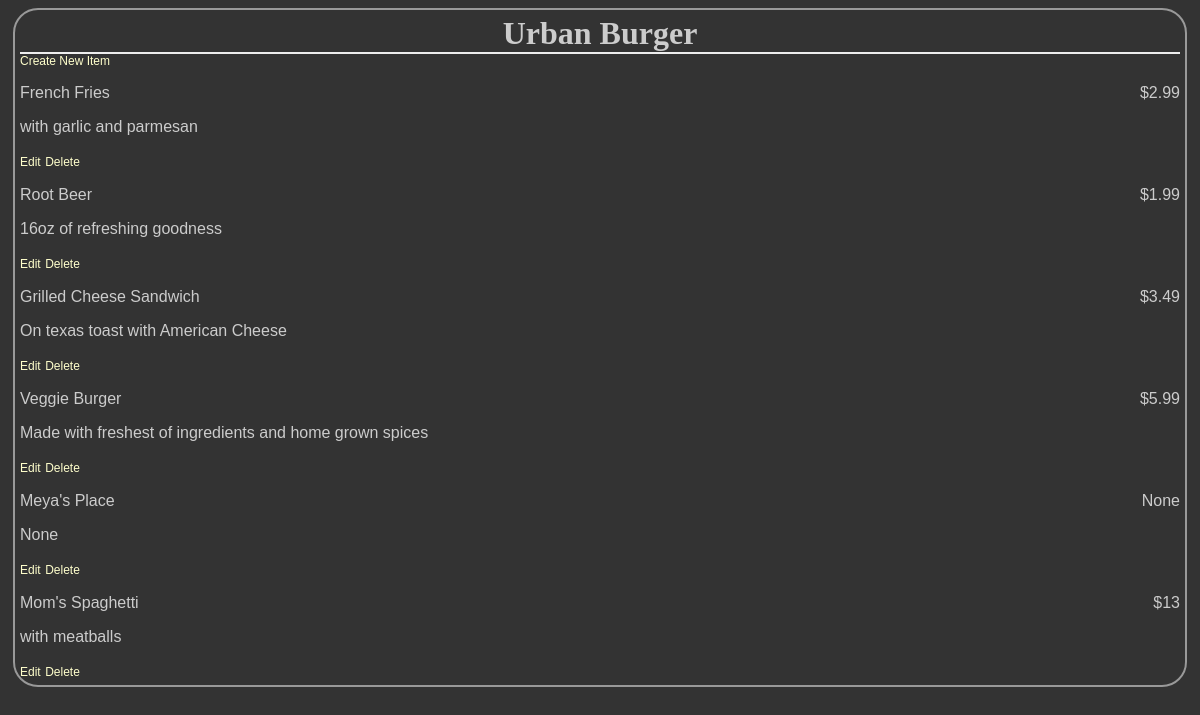
Page /restaurants/1/menu on the committed database.
### database_setup.py (models this page shows, shortened)
class Restaurant(Base):
    __tablename__ = 'restaurant'
    id = Column(Integer, primary_key=True)
    name = Column(String(250), nullable=False)

class MenuItem(Base):
    __tablename__ = 'menu_item'
    name = Column(String(80), nullable=False)
    id = Column(Integer, primary_key=True)
    description = Column(String(250))
    price = Column(String(8))
    course = Column(String(250))
    restaurant_id = Column(Integer, ForeignKey('restaurant.id'))
    restaurant = relationship(Restaurant)

### project.py (the view)
@app.route('/')
@app.route('/restaurants/<int:restaurant_id>/menu')
def restaurantMenu(restaurant_id):
    restaurant = session.query(Restaurant).filter_by(id=restaurant_id).one()
    items = session.query(MenuItem).filter_by(restaurant_id=restaurant_id)
    return render_template(
        'menu.html', restaurant=restaurant, items=items, restaurant_id=restaurant_id)

### templates/menu.html (shortened to what this page needs)
<html>
<head>
	<link rel=stylesheet type=text/css href="{{ url_for('static', filename='styling.css') }}">
	</head>
	<body>
	<div class = 'pane'>
		<div class = 'header'>
		<h1>{{ restaurant.name }}</h1>
	</div>
	<a href = '{{url_for('newMenuItem', restaurant_id = restaurant.id) }}'>Create New Item</a>
		{% for i in items %}
    <div class = 'nameAndPrice'>
		<span class = 'name'><p>{{i.name}}</p></span>
		<span class = 'price'>
		<p>{{i.price}} </p>
	</span>
	</div>
	<div class = 'description'>
		<p>{{i.description}}</p>
	</div>
	<div class = "editdeletepane">
	<a href='{{url_for('editMenuItem',restaurant_id = restaurant.id, menu_id=i.id)}}' >Edit</a>
	<a href='{{url_for('deleteMenuItem', restaurant_id = restaurant.id, menu_id=i.id)}}' >
	Delete</a>
	</div>
		{% endfor %}
</div>
	</body>
</html>

### static/styling.css (style rules this page uses)
body { font-family: sans-serif; background-color: #333333; background-image: url('https://cloud.githubusercontent.com/assets/9041401/6119508/7cbced14-b07e-11e4-9dbd-f01488203879.jpg') }
h1, h2, h3, h4 { color: #CCCCCC; }
h1, h2 { font-family: 'Georgia', serif; margin: 0; }
h1 { border-bottom: 2px solid #eee; }
p { color: #CCCCCC; }
a { text-decoration: none; color:#FFFFCC; font-size: .75em; }
.pane { position:center; left: 25%; border: 2px solid; border-radius: 25px; padding: 5px; margin: 5px; border-color: #999999; background-color: #333333; }
.header { left:50%; text-align: center; }
.name { width:50%;display: inline-block; float: left; }
.price { text-align: right; width:50%; float: right; }

### rows in the picture
Restaurant: name "Urban Burger"
MenuItem: name "French Fries", price "$2.99", description "with garlic and parmesan"
MenuItem: name "Root Beer", price "$1.99", description "16oz of refreshing goodness"
MenuItem: name "Grilled Cheese Sandwich", price "$3.49", description "On texas toast with American Cheese"
MenuItem: name "Veggie Burger", price "$5.99", description "Made with freshest of ingredients and home grown spices"
MenuItem: name "Meya's Place", price "None", description "None"
MenuItem: name "Mom's Spaghetti", price "$13", description "with meatballs"
